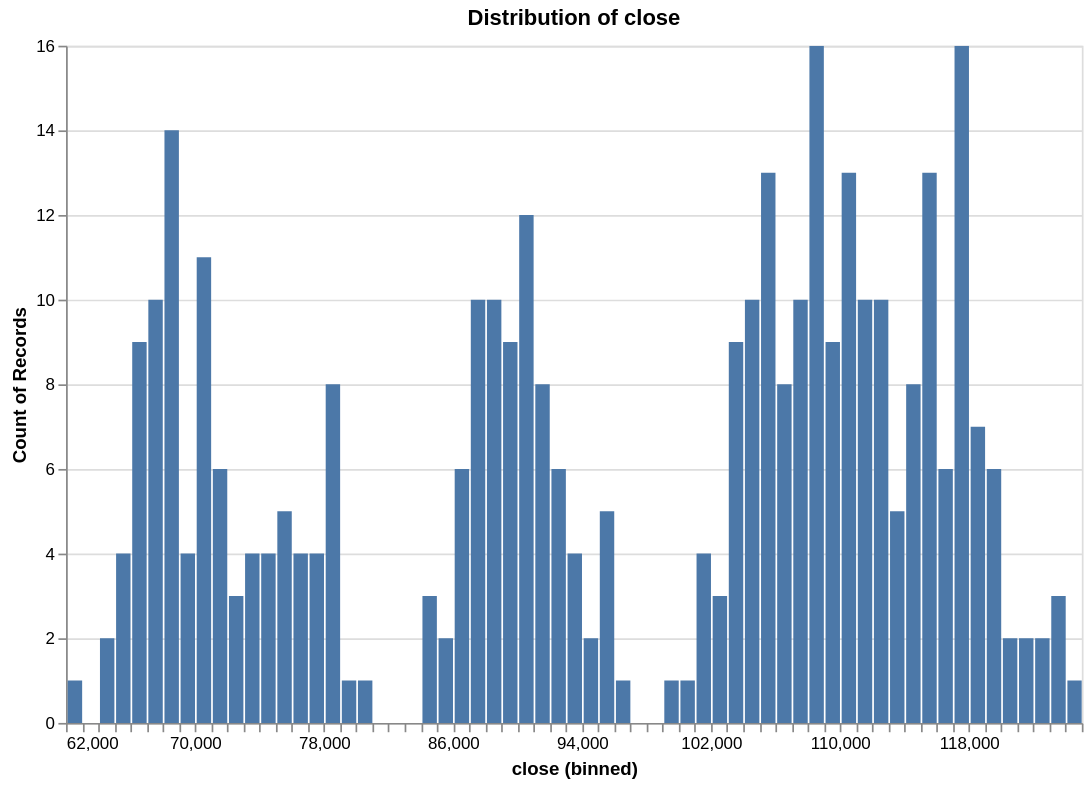

Notebook source saved alongside this figure:
### Code cell
research.plot_distribution(ts, 'close', no_bins = 100)

### Figure 1 — Vega specification as saved in the notebook (floating-point values rounded to 4 significant figures)
{"$schema": "https://vega.github.io/schema/vega/v6.json", "data": [{"name": "param_f268f798f41c853e_store"}, {"name": "source_0", "values": [{"__count": 10, "bin_maxbins_100_close": 104000.0, "bin_maxbins_100_close_end": 105000.0}, {"__count": 3, "bin_maxbins_100_close": 102000.0, "bin_maxbins_100_close_end": 103000.0}, {"__count": 9, "bin_maxbins_100_close": 103000.0, "bin_maxbins_100_close_end": 104000.0}, {"__count": 8, "bin_maxbins_100_close": 106000.0, "bin_maxbins_100_close_end": 107000.0}, {"__count": 13, "bin_maxbins_100_close": 105000.0, "bin_maxbins_100_close_end": 106000.0}, {"__count": 9, "bin_maxbins_100_close": 109000.0, "bin_maxbins_100_close_end": 110000.0}, {"__count": 10, "bin_maxbins_100_close": 111000.0, "bin_maxbins_100_close_end": 112000.0}, {"__count": 10, "bin_maxbins_100_close": 107000.0, "bin_maxbins_100_close_end": 108000.0}, {"__count": 16, "bin_maxbins_100_close": 108000.0, "bin_maxbins_100_close_end": 109000.0}, {"__count": 4, "bin_maxbins_100_close": 101000.0, "bin_maxbins_100_close_end": 102000.0}, {"__count": 13, "bin_maxbins_100_close": 110000.0, "bin_maxbins_100_close_end": 111000.0}, {"__count": 1, "bin_maxbins_100_close": 100000.0, "bin_maxbins_100_close_end": 101000.0}, {"__count": 13, "bin_maxbins_100_close": 115000.0, "bin_maxbins_100_close_end": 116000.0}, {"__count": 16, "bin_maxbins_100_close": 117000.0, "bin_maxbins_100_close_end": 118000.0}, {"__count": 6, "bin_maxbins_100_close": 119000.0, "bin_maxbins_100_close_end": 120000.0}, {"__count": 7, "bin_maxbins_100_close": 118000.0, "bin_maxbins_100_close_end": 119000.0}, {"__count": 5, "bin_maxbins_100_close": 113000.0, "bin_maxbins_100_close_end": 114000.0}, {"__count": 10, "bin_maxbins_100_close": 112000.0, "bin_maxbins_100_close_end": 113000.0}, {"__count": 8, "bin_maxbins_100_close": 114000.0, "bin_maxbins_100_close_end": 115000.0}, {"__count": 6, "bin_maxbins_100_close": 116000.0, "bin_maxbins_100_close_end": 117000.0}, {"__count": 2, "bin_maxbins_100_close": 120000.0, "bin_maxbins_100_close_end": 121000.0}, {"__count": 3, "bin_maxbins_100_close": 123000.0, "bin_maxbins_100_close_end": 124000.0}, {"__count": 2, "bin_maxbins_100_close": 122000.0, "bin_maxbins_100_close_end": 123000.0}, {"__count": 1, "bin_maxbins_100_close": 124000.0, "bin_maxbins_100_close_end": 125000.0}, {"__count": 2, "bin_maxbins_100_close": 121000.0, "bin_maxbins_100_close_end": 122000.0}, {"__count": 1, "bin_maxbins_100_close": 99000.0, "bin_maxbins_100_close_end": 100000.0}, {"__count": 2, "bin_maxbins_100_close": 94000.0, "bin_maxbins_100_close_end": 95000.0}, {"__count": 5, "bin_maxbins_100_close": 95000.0, "bin_maxbins_100_close_end": 96000.0}, {"__count": 6, "bin_maxbins_100_close": 92000.0, "bin_maxbins_100_close_end": 93000.0}, {"__count": 8, "bin_maxbins_100_close": 91000.0, "bin_maxbins_100_close_end": 92000.0}, {"__count": 6, "bin_maxbins_100_close": 86000.0, "bin_maxbins_100_close_end": 87000.0}, {"__count": 2, "bin_maxbins_100_close": 85000.0, "bin_maxbins_100_close_end": 86000.0}, {"__count": 3, "bin_maxbins_100_close": 84000.0, "bin_maxbins_100_close_end": 85000.0}, {"__count": 10, "bin_maxbins_100_close": 88000.0, "bin_maxbins_100_close_end": 89000.0}, {"__count": 10, "bin_maxbins_100_close": 87000.0, "bin_maxbins_100_close_end": 88000.0}, {"__count": 12, "bin_maxbins_100_close": 90000.0, "bin_maxbins_100_close_end": 91000.0}, {"__count": 4, "bin_maxbins_100_close": 93000.0, "bin_maxbins_100_close_end": 94000.0}, {"__count": 9, "bin_maxbins_100_close": 89000.0, "bin_maxbins_100_close_end": 90000.0}, {"__count": 1, "bin_maxbins_100_close": 96000.0, "bin_maxbins_100_close_end": 97000.0}, {"__count": 8, "bin_maxbins_100_close": 78000.0, "bin_maxbins_100_close_end": 79000.0}, {"__count": 4, "bin_maxbins_100_close": 76000.0, "bin_maxbins_100_close_end": 77000.0}, {"__count": 5, "bin_maxbins_100_close": 75000.0, "bin_maxbins_100_close_end": 76000.0}, {"__count": 4, "bin_maxbins_100_close": 73000.0, "bin_maxbins_100_close_end": 74000.0}, {"__count": 1, "bin_maxbins_100_close": 62000.0, "bin_maxbins_100_close_end": 63000.0}, {"__count": 11, "bin_maxbins_100_close": 70000.0, "bin_maxbins_100_close_end": 71000.0}, {"__count": 4, "bin_maxbins_100_close": 69000.0, "bin_maxbins_100_close_end": 70000.0}, {"__count": 14, "bin_maxbins_100_close": 68000.0, "bin_maxbins_100_close_end": 69000.0}, {"__count": 10, "bin_maxbins_100_close": 67000.0, "bin_maxbins_100_close_end": 68000.0}, {"__count": 9, "bin_maxbins_100_close": 66000.0, "bin_maxbins_100_close_end": 67000.0}, {"__count": 2, "bin_maxbins_100_close": 64000.0, "bin_maxbins_100_close_end": 65000.0}, {"__count": 4, "bin_maxbins_100_close": 65000.0, "bin_maxbins_100_close_end": 66000.0}, {"__count": 3, "bin_maxbins_100_close": 72000.0, "bin_maxbins_100_close_end": 73000.0}, {"__count": 6, "bin_maxbins_100_close": 71000.0, "bin_maxbins_100_close_end": 72000.0}, {"__count": 4, "bin_maxbins_100_close": 74000.0, "bin_maxbins_100_close_end": 75000.0}, {"__count": 4, "bin_maxbins_100_close": 77000.0, "bin_maxbins_100_close_end": 78000.0}, {"__count": 1, "bin_maxbins_100_close": 79000.0, "bin_maxbins_100_close_end": 80000.0}, {"__count": 1, "bin_maxbins_100_close": 80000.0, "bin_maxbins_100_close_end": 81000.0}]}, {"name": "source_0_y_domain___count", "values": [{"min": 1, "max": 16}]}], "signals": [{"name": "bin_maxbins_100_close_bins", "value": {"fields": ["close"], "fname": "bin_close", "start": 62000.0, "step": 1000.0, "stop": 125000.0}}, {"name": "unit", "value": {}, "on": [{"events": "pointermove", "update": "isTuple(group()) ? group() : unit"}]}, {"name": "param_f268f798f41c853e", "update": "vlSelectionResolve(\"param_f268f798f41c853e_store\", \"union\")"}, {"name": "param_f268f798f41c853e_close", "on": [{"events": [{"source": "view", "type": "dblclick"}], "update": "null"}, {"events": {"signal": "param_f268f798f41c853e_translate_delta"}, "update": "panLinear(param_f268f798f41c853e_translate_anchor.extent_x, -param_f268f798f41c853e_translate_delta.x / width)"}, {"events": {"signal": "param_f268f798f41c853e_zoom_delta"}, "update": "zoomLinear(domain(\"x\"), param_f268f798f41c853e_zoom_anchor.x, param_f268f798f41c853e_zoom_delta)"}]}, {"name": "param_f268f798f41c853e_tuple", "on": [{"events": [{"signal": "param_f268f798f41c853e_close"}], "update": "param_f268f798f41c853e_close ? {unit: \"\", fields: param_f268f798f41c853e_tuple_fields, values: [param_f268f798f41c853e_close]} : null"}]}, {"name": "param_f268f798f41c853e_tuple_fields", "value": [{"field": "close", "channel": "x", "type": "R"}]}, {"name": "param_f268f798f41c853e_translate_anchor", "value": {}, "on": [{"events": [{"source": "scope", "type": "pointerdown"}], "update": "{x: x(unit), y: y(unit), extent_x: domain(\"x\")}"}]}, {"name": "param_f268f798f41c853e_translate_delta", "value": {}, "on": [{"events": [{"source": "window", "between": [{"source": "scope", "type": "pointerdown"}, {"source": "window", "type": "pointerup"}], "type": "pointermove", "consume": true}], "update": "{x: param_f268f798f41c853e_translate_anchor.x - x(unit), y: param_f268f798f41c853e_translate_anchor.y - y(unit)}"}]}, {"name": "param_f268f798f41c853e_zoom_anchor", "on": [{"events": [{"source": "scope", "type": "wheel", "consume": true}], "update": "{x: invert(\"x\", x(unit)), y: invert(\"y\", y(unit))}"}]}, {"name": "param_f268f798f41c853e_zoom_delta", "on": [{"events": [{"source": "scope", "consume": true, "type": "wheel"}], "update": "pow(1.001, event.deltaY * pow(16, event.deltaMode))", "force": true}]}, {"name": "param_f268f798f41c853e_modify", "on": [{"events": {"signal": "param_f268f798f41c853e_tuple"}, "update": "modify(\"param_f268f798f41c853e_store\", param_f268f798f41c853e_tuple, true)"}]}], "marks": [{"type": "rect", "name": "marks", "from": {"data": "source_0"}, "encode": {"update": {"y": {"field": "__count", "scale": "y"}, "x2": {"field": "bin_maxbins_100_close", "scale": "x", "offset": {"signal": "0.5 + (abs(scale(\"x\", datum[\"bin_maxbins_100_close_end\"]) - scale(\"x\", datum[\"bin_maxbins_100_close\"])) < 0.25 ? -0.5 * (0.25 - (abs(scale(\"x\", datum[\"bin_maxbins_100_close_end\"]) - scale(\"x\", datum[\"bin_maxbins_100_close\"])))) : 0.5)"}}, "x": {"field": "bin_maxbins_100_close_end", "scale": "x", "offset": {"signal": "0.5 + (abs(scale(\"x\", datum[\"bin_maxbins_100_close_end\"]) - scale(\"x\", datum[\"bin_maxbins_100_close\"])) < 0.25 ? 0.5 * (0.25 - (abs(scale(\"x\", datum[\"bin_maxbins_100_close_end\"]) - scale(\"x\", datum[\"bin_maxbins_100_close\"])))) : -0.5)"}}, "fill": {"value": "#4c78a8"}, "y2": {"value": 0, "scale": "y"}}}, "interactive": true, "style": ["bar"], "clip": true}], "scales": [{"name": "x", "type": "linear", "domain": {"signal": "[bin_maxbins_100_close_bins.start, bin_maxbins_100_close_bins.stop]"}, "range": [0, {"signal": "width"}], "bins": {"signal": "bin_maxbins_100_close_bins"}, "domainRaw": {"signal": "param_f268f798f41c853e[\"close\"]"}, "zero": false}, {"name": "y", "type": "linear", "domain": [{"signal": "(data(\"source_0_y_domain___count\")[0] || {}).min"}, {"signal": "(data(\"source_0_y_domain___count\")[0] || {}).max"}], "range": [{"signal": "height"}, 0], "zero": true, "nice": true}], "axes": [{"scale": "y", "orient": "left", "labels": false, "tickCount": {"signal": "ceil(height/40)"}, "minExtent": 0, "aria": false, "maxExtent": 0, "grid": true, "ticks": false, "zindex": 0, "gridScale": "x", "domain": false}, {"scale": "x", "orient": "bottom", "grid": false, "zindex": 0, "labelFlush": true, "labelOverlap": true, "tickCount": {"signal": "ceil(width/10)"}, "title": "close (binned)"}, {"scale": "y", "orient": "left", "grid": false, "title": "Count of Records", "zindex": 0, "labelOverlap": true, "tickCount": {"signal": "ceil(height/40)"}}], "title": {"text": "Distribution of close", "frame": "group"}, "style": "cell", "width": 600, "height": 400, "background": "white", "padding": 5}
